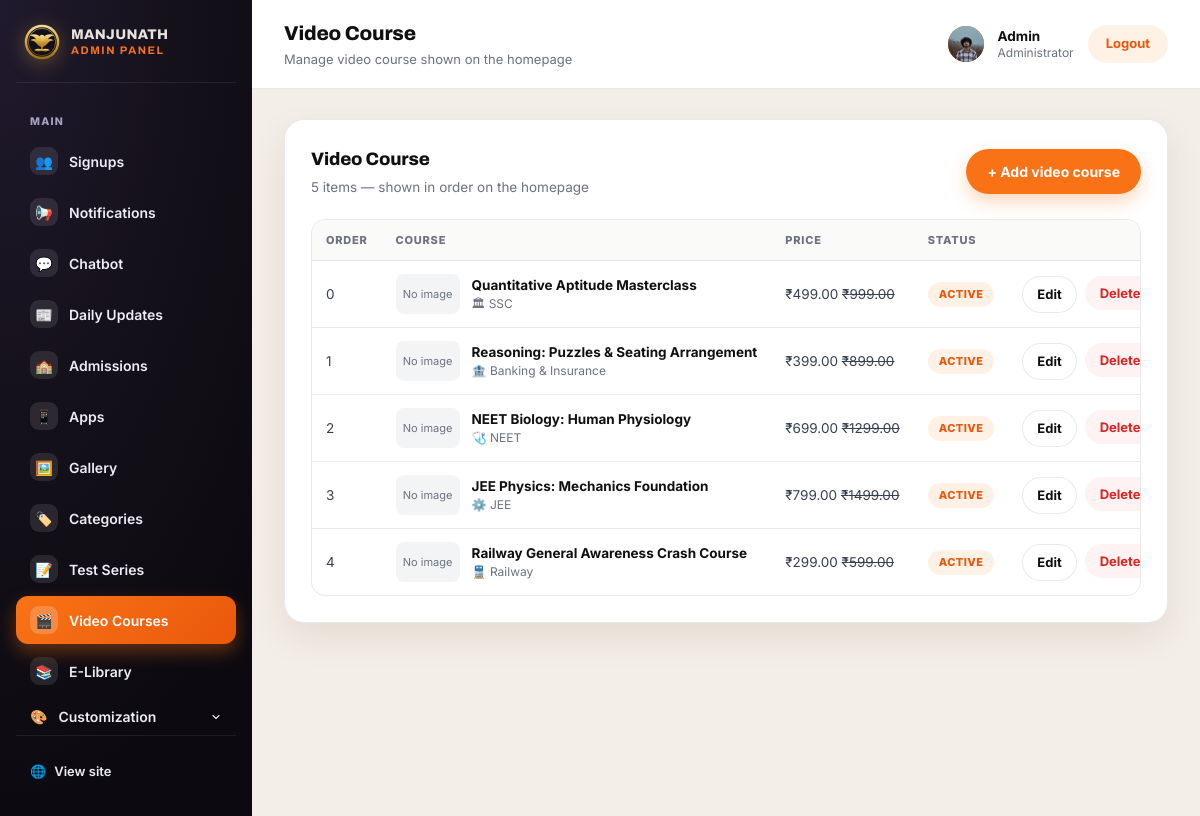
Page /panel/courses/video_course/ (signed in) on the earlier database version.
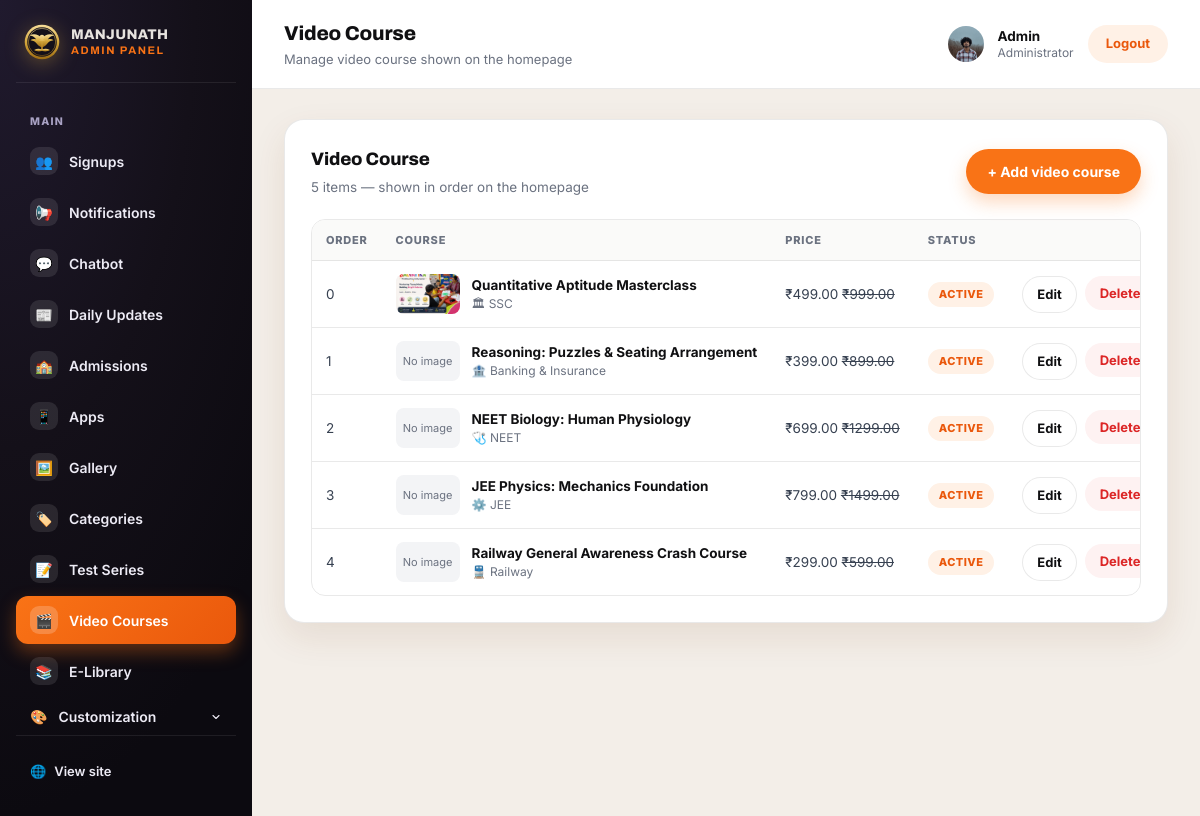
Same page on the later database version.
### myapp/models.py (models this page shows, shortened)
class Course(models.Model):
    TEST_SERIES = 'test_series'
    VIDEO_COURSE = 'video_course'
    ELIBRARY = 'elibrary'
    TYPE_CHOICES = [
        (TEST_SERIES, 'Test Series'),
        (VIDEO_COURSE, 'Video Course'),
        (ELIBRARY, 'E-Library'),
    ]
    TEST_TYPE_CHOICES = [
        ('mock_test', 'Mock Test'),
        ('practice_test', 'Practice Test'),
        ('sectional_test', 'Sectional Test'),
        ('sample_papers', 'Sample Papers'),
        ('previous_year_paper', 'Previous Year Paper'),
    ]
    VALIDITY_DAYS = 'days'
    VALIDITY_MONTHS = 'months'
    VALIDITY_UNIT_CHOICES = [
        (VALIDITY_DAYS, 'Days'),
        (VALIDITY_MONTHS, 'Months'),
    ]
    course_type = models.CharField(max_length=20, choices=TYPE_CHOICES)
    category = models.ForeignKey(Category, on_delete=models.SET_NULL, null=True, blank=True, related_name='courses')
    name = models.CharField(max_length=200, verbose_name='Course name')
    test_type = models.CharField(max_length=20, choices=TEST_TYPE_CHOICES, blank=True, help_text='Used for Test Series only — e.g. Mock Test, Practice Test.')
    original_price = models.DecimalField(max_digits=8, decimal_places=2, default=0)
    current_price = models.DecimalField(max_digits=8, decimal_places=2, default=0)
    enable_validity = models.BooleanField(default=False, help_text='Turn on if access to this course expires after a validity period')
    validity_value = models.PositiveIntegerField(null=True, blank=True, help_text='Length of access, e.g. 6')
    validity_unit = models.CharField(max_length=10, choices=VALIDITY_UNIT_CHOICES, default=VALIDITY_MONTHS, blank=True)
    about = models.TextField(blank=True, verbose_name='About course')
    thumbnail = models.ImageField(upload_to='courses/', blank=True, null=True, help_text='Recommended size: 400×240px (16:10).')
    pdf_file = models.FileField(upload_to='elibrary_pdfs/', blank=True, null=True, help_text='Used for E-Library only. Upload the book/notes as a PDF.')
    video_file = models.FileField(upload_to='course_videos/', blank=True, null=True, help_text='Used for Video Courses only. Upload the course video (MP4 recommended).')
    duration_minutes = models.PositiveIntegerField(null=True, blank=True, help_text='Video length in minutes (Video Course) or time limit in minutes (Test Series).')
    author = models.CharField(max_length=150, blank=True, help_text='Used for E-Library only.')
    pages = models.PositiveIntegerField(null=True, blank=True, help_text='Used for E-Library only — number of pages.')
    order = models.PositiveIntegerField(default=0)
    is_active = models.BooleanField(default=True)
    created_at = models.DateTimeField(auto_now_add=True)
    class Meta:
        ordering = ['order', '-created_at']

class Category(models.Model):
    name = models.CharField(max_length=100, unique=True)
    icon = models.CharField(max_length=10, blank=True, help_text='Optional emoji icon, e.g. 📘')
    order = models.PositiveIntegerField(default=0)
    class Meta:
        ordering = ['order', 'name']
        verbose_name_plural = 'Categories'

### myapp/views.py (the view)
# urls.py: path('panel/courses/<str:course_type>/', views.panel_course_list, name='panel_course_list'),
@login_required(login_url='login')
@user_passes_test(_is_staff, login_url='login')
def panel_course_list(request, course_type):
    _course_type_or_404(course_type)
    courses = Course.objects.filter(course_type=course_type)
    return render(request, 'myapp/panel/course_list.html', {
        'courses': courses,
        'course_type': course_type,
        'type_label': COURSE_TYPE_LABELS[course_type],
    })

### myapp/context_processors.py (called while the page is built)
def site_settings(request):
    return {
        'site_settings': SiteSettings.load(),
        'top_notifications': Notification.objects.filter(is_active=True),
        'chatbot_settings': ChatbotSettings.load(),
        'chatbot_questions': ChatbotQuestion.objects.filter(is_active=True),
        'hero': HeroSection.load(),
        'daily_current_card': DailyUpdateCard.load(DailyUpdateCard.CURRENT_AFFAIRS),
        'daily_news_card': DailyUpdateCard.load(DailyUpdateCard.DAILY_NEWS),
        'pwa_settings': PWASettings.load(),
    }

### myapp/models.py (called while the page is built)
    @classmethod
    def load(cls):
        obj, _ = cls.objects.get_or_create(pk=1)
        return obj

    @classmethod
    def load(cls):
        obj, _ = cls.objects.get_or_create(pk=1)
        return obj

    @classmethod
    def load(cls):
        obj, _ = cls.objects.get_or_create(pk=1)
        return obj

    @classmethod
    def load(cls, key):
        obj, _ = cls.objects.get_or_create(key=key, defaults={'key': key, **cls.DEFAULTS[key]})
        return obj

    @classmethod
    def load(cls):
        obj, _ = cls.objects.get_or_create(pk=1)
        return obj

### myapp/views.py (called while the page is built)
def _is_staff(user):
    return user.is_authenticated and user.is_staff

### myapp/templates/myapp/panel/course_list.html (shortened to what this page needs)
{% extends "myapp/panel/base.html" %}
{% block page_title %}{{ type_label }}{% endblock %}
{% block page_sub %}Manage {{ type_label|lower }} shown on the homepage{% endblock %}
{% block content %}
<div class="panel-card">
  <div class="panel-card-head">
    <div>
      <h2>{{ type_label }}</h2>
      <p>{{ courses|length }} item{{ courses|length|pluralize }} — shown in order on the homepage</p>
    </div>
    <a class="btn btn-primary" href="{% url 'panel_course_add' course_type %}">+ Add {{ type_label|lower }}</a>
  </div>
  {% if courses %}
    <div class="panel-table-wrap">
      <table class="panel-table">
        <thead>
          <tr>
            <th>Order</th>
            <th>Course</th>
            <th>Price</th>
            <th>Status</th>
            <th></th>
          </tr>
        </thead>
        <tbody>
          {% for course in courses %}
          <tr>
            <td>{{ course.order }}</td>
            <td>
              <div class="course-cell">
                {% if course.thumbnail %}
                  <img class="course-thumb" src="{{ course.thumbnail.url }}" alt="">
                {% else %}
                  <span class="course-thumb-empty">No image</span>
                {% endif %}
                <div>
                  <div class="course-title-text">{{ course.name }}</div>
                  {% if course.category %}<div class="course-cat-text">{{ course.category.icon }} {{ course.category.name }}</div>{% endif %}
                </div>
              </div>
            </td>
            <td>₹{{ course.current_price }} {% if course.original_price and course.original_price != course.current_price %}<s>₹{{ course.original_price }}</s>{% endif %}</td>
            <td>{% if course.is_active %}<span class="panel-badge">Active</span>{% else %}<span class="panel-badge panel-badge-muted">Hidden</span>{% endif %}</td>
            <td>
              <div class="course-actions">
                <a class="btn btn-ghost btn-sm" href="{% url 'panel_course_edit' course_type course.pk %}">Edit</a>
                <form method="post" action="{% url 'panel_course_delete' course_type course.pk %}" onsubmit="return confirm('Delete this course?');">
                  <button type="submit" class="btn btn-danger btn-sm">Delete</button>
                </form>
              </div>
            </td>
          </tr>
          {% endfor %}
        </tbody>
      </table>
    </div>
  {% else %}
    <p class="panel-empty"><span class="panel-empty-ico">🗂️</span>No {{ type_label|lower }} added yet.</p>
  {% endif %}
</div>
{% endblock %}

Differences in the rows shown:
changed Course "Quantitative Aptitude Masterclass": thumbnail: picture added; no longer shows "No image"
